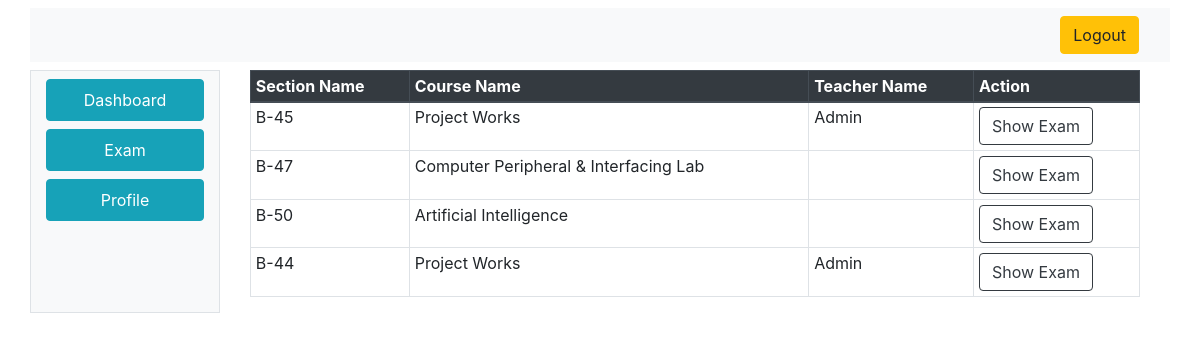
The page /student/semesterToSections.php (signed in) on the database its author committed.
### tables this page shows
CREATE TABLE `student_section` (
  `ID` int(11) NOT NULL,
  `StudentID` int(11) NOT NULL,
  `SectionID` int(11) NOT NULL
);

CREATE TABLE `section` (
  `SectionID` int(11) NOT NULL,
  `SectionName` varchar(10) NOT NULL,
  `CourseID` int(11) NOT NULL,
  `TeacherID` int(11) NOT NULL,
  `SemesterID` int(11) NOT NULL,
  `Status` tinyint(1) NOT NULL
);

CREATE TABLE `courses` (
  `CourseID` int(11) NOT NULL,
  `CourseCode` varchar(50) NOT NULL,
  `CourseName` varchar(100) NOT NULL,
  `DepartmentID` int(11) NOT NULL,
  `Status` tinyint(1) NOT NULL
);

CREATE TABLE `users` (
  `UserID` int(11) NOT NULL,
  `UserName` varchar(100) NOT NULL,
  `UserEmail` varchar(50) NOT NULL,
  `Password` varchar(25) NOT NULL,
  `Status` tinyint(1) NOT NULL,
  `UserTypeID` int(11) NOT NULL,
  `DepartmentID` int(11) DEFAULT NULL
);

### index_model.php (called while the page is built, shortened)
<?php
class IndexModel
{
	public $con;
	public function IndexModel()
	{
		$this->host = "localhost:3306";
		$this->user = "root";
		$this->pass = "";
		$this->dbname = "exam4";
		$this->con =  new mysqli($this->host, $this->user, $this->pass, $this->dbname);
	}
	public function getAllStudentSectionInfo($StudentID)
	{
		$q = "select student_section.*,users.UserName,courses.CourseName,section.SectionName from student_section LEFT OUTER JOIN section on student_section.SectionID=section.SectionID LEFT OUTER JOIN courses on courses.CourseID=section.CourseID LEFT OUTER JOIN users on section.TeacherID=users.UserID WHERE student_section.StudentID=" . $StudentID;
		$r = mysqli_query($this->con, $q);
		if ($r == false) {
			return 0;
		} else {
			return $r;
		}
	}
}

### student/semesterToSections.php (the view, shortened to what this page needs)
<html>
<head>
  <link rel="stylesheet" href="css.css">
  <link rel="stylesheet" href="https://stackpath.bootstrapcdn.com/bootstrap/4.4.1/css/bootstrap.min.css">
</head>
<body>
  <div class="container mt-2">
    <div class="row">
      <div class="col-12 mb-2 bg-light">
        <nav class="navbar navbar-expand-lg navbar-light bg-light justify-content-end">
          <a class="btn btn-warning ml-2" href="../logout.php"><i class="fa fa-sign-out" aria-hidden="true"></i>
            Logout
          </a>
        </nav>
      </div>
      <div class="col-2 bg-light border">
        <nav class=" d-none d-md-block bg-light sidebar">
          <?php
          require_once('sidebar.php');
          ?>
        </nav>
      </div>
      <div class="col-10 bg-transparent">
        <div class="container-fluid container-responsive">
          <div class="table-responsive">
            <table class="table  table-sm table-hover table-bordered">
              <thead class="thead-dark">
                <tr>
                  <th scope="col">Section Name</th>
                  <th scope="col">Course Name</th>
                  <th scope="col">Teacher Name</th>
                  <th scope="col">Action</th>
                </tr>
              </thead>
              <tbody>
                <?php
                require_once('../index_model.php');
                $indObj = new IndexModel();
                $rs = $indObj->getAllStudentSectionInfo($_SESSION["UserID"]);
                while ($d = mysqli_fetch_assoc($rs)) {
                  echo $str = "<tr><td>" . $d["SectionName"] . "</td><td>" . $d["CourseName"] . "</td><td>" . $d["UserName"] . "</td>";
                  echo  $str = "<td>
                      <a href='Quiz/Home.php?q=1&SectionID=" . $d['SectionID'] . "' class='btn btn-outline-dark'>Show Exam</a>
                      </td></tr>";
                }
                ?>
              </tbody>
            </table>
          </div>
        </div>
      </div>
    </div>
  </div>
</body>
</html>

### rows shown on the page
student_section: SectionID.SectionName "B-45", courses.CourseName "Project Works", users.UserName "Admin"
student_section: SectionID.SectionName "B-47", courses.CourseName "Computer Peripheral & Interfacing Lab"
student_section: SectionID.SectionName "B-50", courses.CourseName "Artificial Intelligence"
student_section: SectionID.SectionName "B-44", courses.CourseName "Project Works", users.UserName "Admin"
